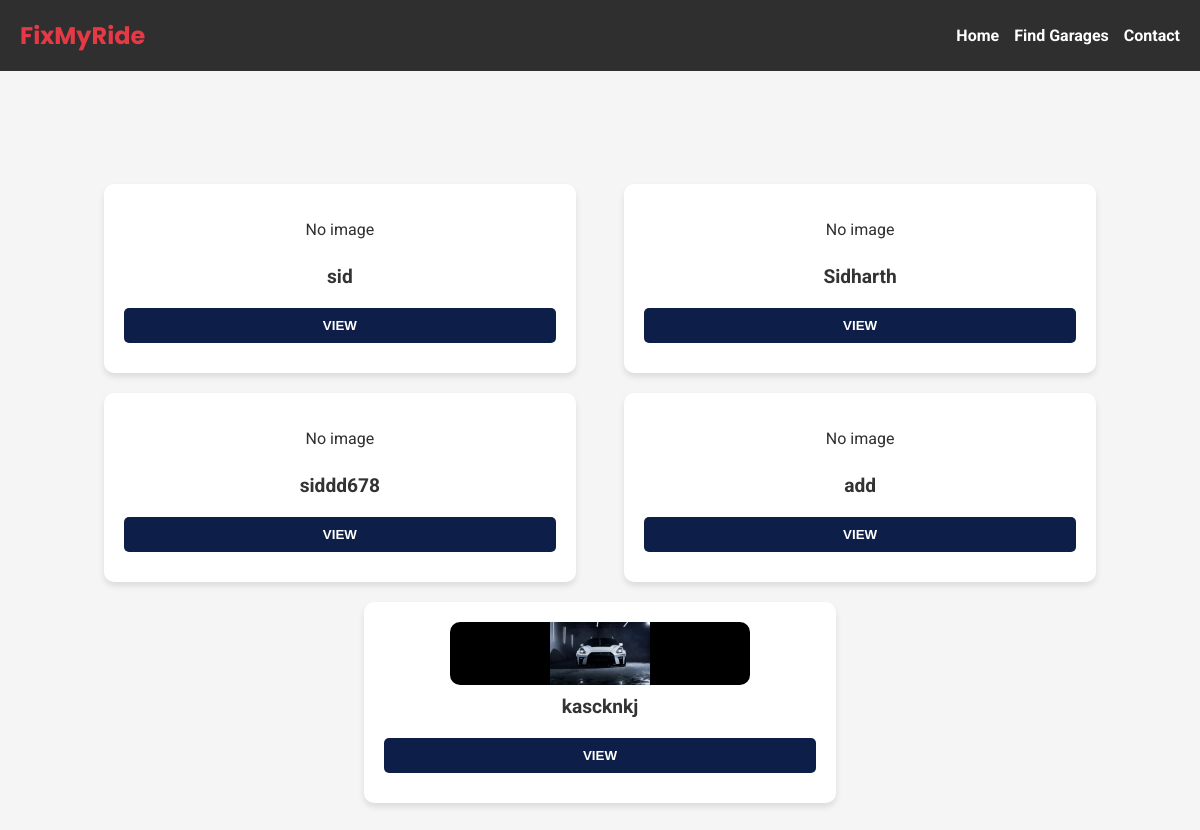
Page /user-dashboard/ on the earlier database version.
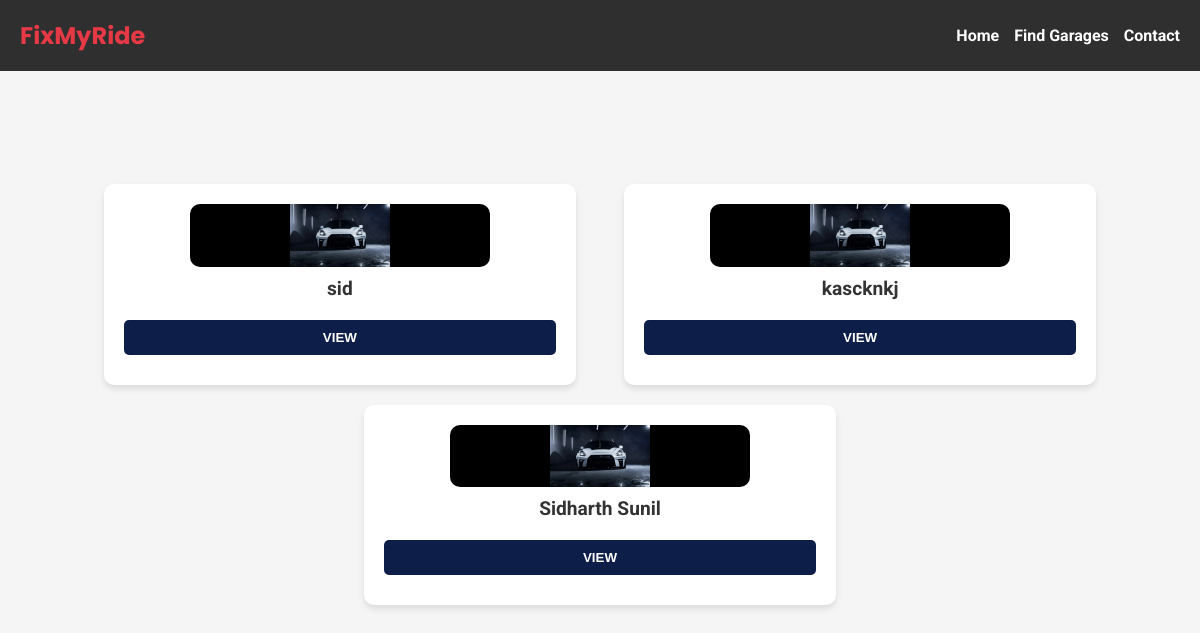
Same page on the later database version.
### myapp/models.py (models this page shows, shortened)
class Garage(models.Model):
    name = models.CharField(max_length=100, unique=True)
    owner_name = models.CharField(max_length=100)
    contact = models.CharField(max_length=15, unique=True)
    email = models.EmailField(unique=True)
    password = models.CharField(max_length=100)  # Store hashed password
    address = models.TextField()
    services_offered = models.TextField()
    image = models.ImageField(null=True, blank=True, upload_to="images/")

### myapp/views.py (the view)
# urls.py: path("user-dashboard/", views.user_dashboard, name="user_dashboard"),
def user_dashboard(request):
    cr=Garage.objects.all()
    return render(request, "user_dashboard.html",{'cr'  :cr})

### templates/user_dashboard.html (shortened to what this page needs)
{% load static %}
<!DOCTYPE html>
<html lang="en">
<head>
    <link rel="stylesheet" href="{% static 'css/user_dashboard.css' %}">
</head>
<body>
    <nav class="navbar">
        <div class="logo">FixMyRide</div>
        <ul class="nav-links">
            <li><a href="{% url 'home' %}">Home</a></li>
            <li><a href="{% url 'user_dashboard' %}">Find Garages</a></li>
            <li><a href="#">Contact</a></li>
        </ul>
    </nav>
    <div class="products-container">
        <form action="">
            <div class="product-list">
                {% for i in cr %}
                    <div class="product-item">
                        <div class="product-image">
                            {% if i.image %}
                                <img src="{{ i.image.url }}" alt="{{ i.name }}" class="product-img">
                            {% else %}
                                <p>No image</p>
                            {% endif %}
                        </div>
                        <div class="product-info">
                            <h3>{{ i.name }}</h3>
                            <button class="buttns">
                                <a href="" style="text-decoration: none; color: white;">VIEW</a>
                            </button>
                        </div>
                    </div>
                {% endfor %}
            </div>
        </form>
    </div>
</body>
</html>

### static/css/user_dashboard.css (style rules this page uses)
body { font-family: 'Roboto', sans-serif; background-color: #F5F5F5; color: #2F2F2F; margin: 0; padding: 0; }
.navbar { background-color: #2F2F2F; padding: 10px 20px; display: flex; justify-content: space-between; align-items: center; }
.navbar .logo { font-family: 'Poppins', sans-serif; color: #E63946; font-size: 24px; font-weight: bold; }
.nav-links { list-style: none; display: flex; gap: 15px; }
.nav-links a { color: white; text-decoration: none; font-weight: bold; transition: color 0.3s; }
.buttns { margin: 10px 0; padding: 10px; border-radius: 5px; background-color: #0d1e48; text-align: center; width: 100%; cursor: pointer; border: none; color: white; font-weight: bold; transition: background 0.3s; }
.products-container { padding: 3cm 2cm; }
.product-list { display: flex; flex-wrap: wrap; justify-content: space-evenly; gap: 20px; }
.product-item { width: 45%; max-width: 500px; background-color: #fff; padding: 20px; border-radius: 10px; box-shadow: 0 4px 6px rgba(0, 0, 0, 0.1); text-align: center; transition: transform 0.3s ease-in-out; box-sizing: border-box; }
.product-image { overflow: hidden; position: relative; display: flex; justify-content: center; align-items: center; }
.product-image img { width: 100%; max-width: 300px; height: auto; border-radius: 10px; transition: transform 0.3s ease; display: block; }
.product-info h3 { font-size: 1.2rem; color: #333; margin: 10px 0; }
.product-info button { width: 100%; }

Differences in the rows shown:
removed Garage: shows "No image", name "Sidharth"
removed Garage: shows "No image", name "siddd678"
removed Garage: image "No image", name "add"
changed Garage "sid": image: picture added; no longer shows "No image"
added Garage: image (picture), name "Sidharth Sunil"
